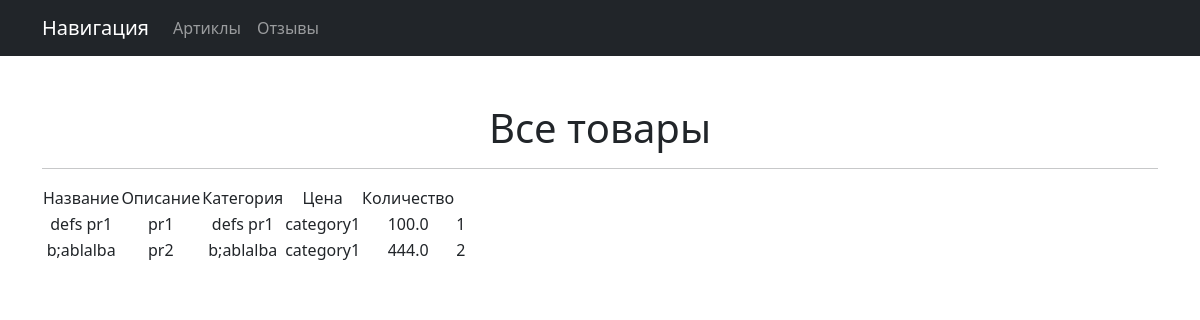
The app's page /products/, older data.
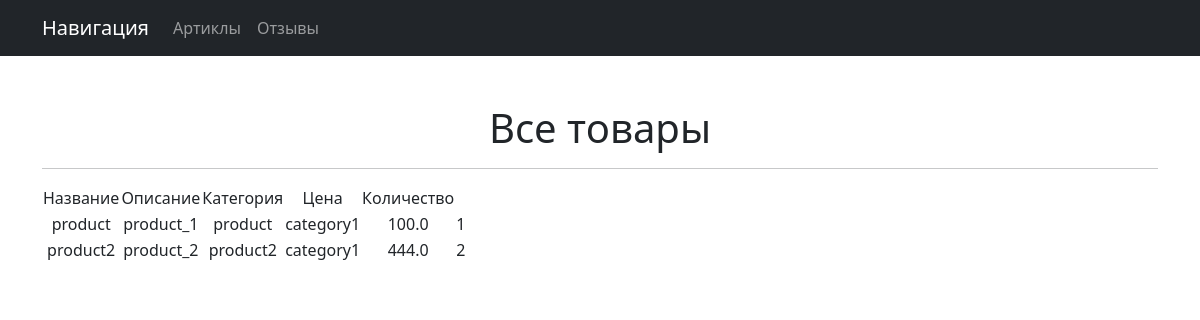
The same page, newer data.
### apptest/models.py (models this page shows, shortened)
class Product(models.Model):
    name = models.CharField(max_length=50, unique=True,)
    description = models.TextField()
    quantity = models.IntegerField(validators=[MinValueValidator(0)],)
    category = models.ForeignKey('Category', on_delete=models.CASCADE, related_name='products')
    price = models.FloatField(validators=[MinValueValidator(0.0)])

class Category(models.Model):
    name = models.CharField(max_length=150, unique=True,)

### apptest/views.py (the view)
# urls.py: path('', ProductsList.as_view()),
class ProductsList(ListView):
    model = Product
    ordering = 'name'
    template_name = 'products.html'
    context_object_name = 'products'

### templates/products.html (shortened to what this page needs)
{% extends 'flatpages/default.html' %}
{% block content %}
   <h1>Все товары</h1>
   <hr>
   {% if products %}
       <table>
           <tr>
               <td>Название</td>
               <td>Описание</td>
               <td>Категория</td>
               <td>Цена</td>
               <td>Количество</td>
           </tr>
           {% for product in products %}
           <tr>
               <td>{{ product.description|truncatewords:2 }}</td>
               <td>{{ product.name }}</td>
               <td>{{ product.description }}</td>
               <td>{{ product.category.name }}</td>
               <td>{{ product.price }}</td>
               <td>{{ product.quantity }}</td>
           </tr>
           {% endfor %}
       </table>
   {% else %}
       <h2>Товаров нет!</h2>
   {% endif %}
{% endblock content %}

Row changes from the older to the newer data that the page shows:
changed Product: description "defs pr1" → "product"; name "pr1" → "product_1"
changed Product: description "b;ablalba" → "product2"; name "pr2" → "product_2"
